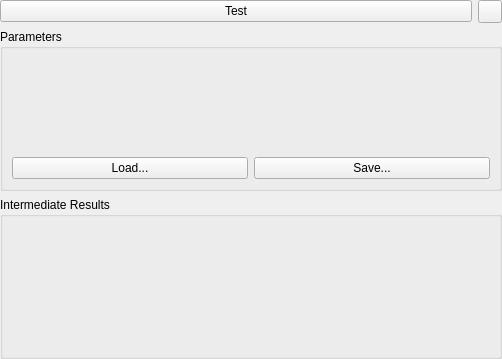
<?xml version="1.0" encoding="UTF-8"?>
<ui version="4.0">
 <class>CEdgeLinesSupplierGuiComp</class>
 <widget class="QWidget" name="CEdgeLinesSupplierGuiComp">
  <property name="geometry">
   <rect>
    <x>0</x>
    <y>0</y>
    <width>502</width>
    <height>359</height>
   </rect>
  </property>
  <property name="windowTitle">
   <string>Form</string>
  </property>
  <layout class="QGridLayout" name="gridLayout">
   <property name="margin">
    <number>0</number>
   </property>
   <item row="2" column="0" colspan="2">
    <widget class="QGroupBox" name="ParamsGB">
     <property name="sizePolicy">
      <sizepolicy hsizetype="Preferred" vsizetype="MinimumExpanding">
       <horstretch>0</horstretch>
       <verstretch>0</verstretch>
      </sizepolicy>
     </property>
     <property name="title">
      <string>Parameters</string>
     </property>
     <layout class="QVBoxLayout" name="verticalLayout_2">
      <item>
       <widget class="QFrame" name="ParamsFrame">
        <property name="sizePolicy">
         <sizepolicy hsizetype="Preferred" vsizetype="MinimumExpanding">
          <horstretch>0</horstretch>
          <verstretch>0</verstretch>
         </sizepolicy>
        </property>
        <property name="frameShape">
         <enum>QFrame::NoFrame</enum>
        </property>
        <property name="frameShadow">
         <enum>QFrame::Raised</enum>
        </property>
        <layout class="QVBoxLayout">
         <property name="spacing">
          <number>6</number>
         </property>
         <property name="margin">
          <number>0</number>
         </property>
        </layout>
       </widget>
      </item>
      <item>
       <layout class="QHBoxLayout" name="horizontalLayout">
        <item>
         <widget class="QPushButton" name="LoadParamsButton">
          <property name="sizePolicy">
           <sizepolicy hsizetype="Preferred" vsizetype="Fixed">
            <horstretch>0</horstretch>
            <verstretch>0</verstretch>
           </sizepolicy>
          </property>
          <property name="text">
           <string>Load...</string>
          </property>
         </widget>
        </item>
        <item>
         <widget class="QPushButton" name="SaveParamsButton">
          <property name="sizePolicy">
           <sizepolicy hsizetype="Preferred" vsizetype="Fixed">
            <horstretch>0</horstretch>
            <verstretch>0</verstretch>
           </sizepolicy>
          </property>
          <property name="text">
           <string>Save...</string>
          </property>
         </widget>
        </item>
       </layout>
      </item>
     </layout>
    </widget>
   </item>
   <item row="0" column="1">
    <widget class="QToolButton" name="AutoUpdateButton">
     <property name="sizePolicy">
      <sizepolicy hsizetype="Fixed" vsizetype="Preferred">
       <horstretch>0</horstretch>
       <verstretch>0</verstretch>
      </sizepolicy>
     </property>
     <property name="text">
      <string/>
     </property>
     <property name="icon">
      <iconset resource="../../../Acf/Include/iqtgui/iqtgui.qrc">
       <normaloff>:/Icons/AutoUpdate.svg</normaloff>:/Icons/AutoUpdate.svg</iconset>
     </property>
     <property name="checkable">
      <bool>true</bool>
     </property>
    </widget>
   </item>
   <item row="3" column="0" colspan="2">
    <widget class="QGroupBox" name="IntResultsFrame">
     <property name="sizePolicy">
      <sizepolicy hsizetype="Preferred" vsizetype="MinimumExpanding">
       <horstretch>0</horstretch>
       <verstretch>0</verstretch>
      </sizepolicy>
     </property>
     <property name="title">
      <string>Intermediate Results</string>
     </property>
     <layout class="QVBoxLayout" name="verticalLayout"/>
    </widget>
   </item>
   <item row="0" column="0">
    <widget class="QPushButton" name="TestButton">
     <property name="sizePolicy">
      <sizepolicy hsizetype="Preferred" vsizetype="Fixed">
       <horstretch>0</horstretch>
       <verstretch>0</verstretch>
      </sizepolicy>
     </property>
     <property name="text">
      <string>Test</string>
     </property>
     <property name="icon">
      <iconset resource="../../../Acf/Include/iqtgui/iqtgui.qrc">
       <normaloff>:/Icons/Play.svg</normaloff>:/Icons/Play.svg</iconset>
     </property>
    </widget>
   </item>
  </layout>
 </widget>
 <resources>
  <include location="../../../Acf/Include/iqtgui/iqtgui.qrc"/>
 </resources>
 <connections/>
</ui>
